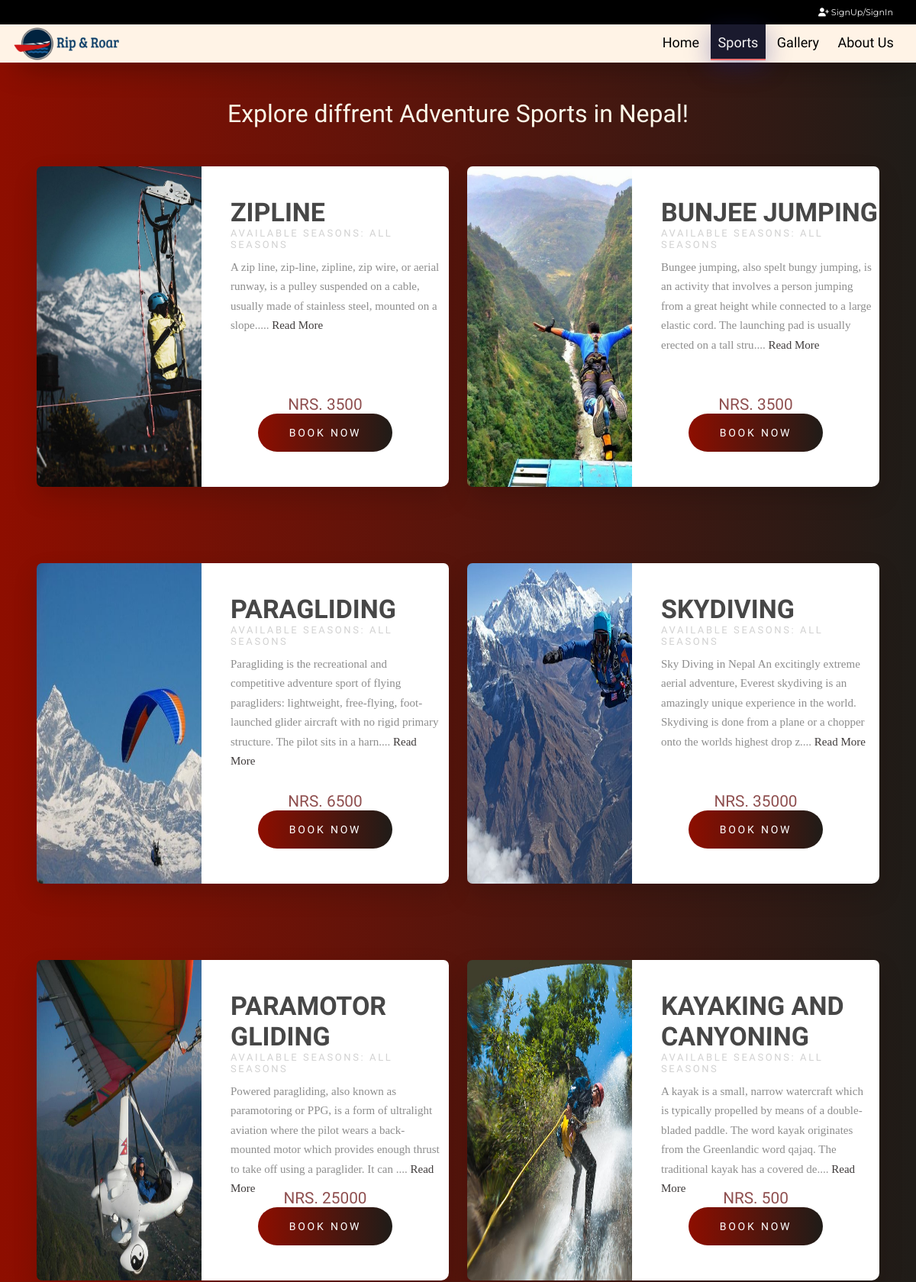
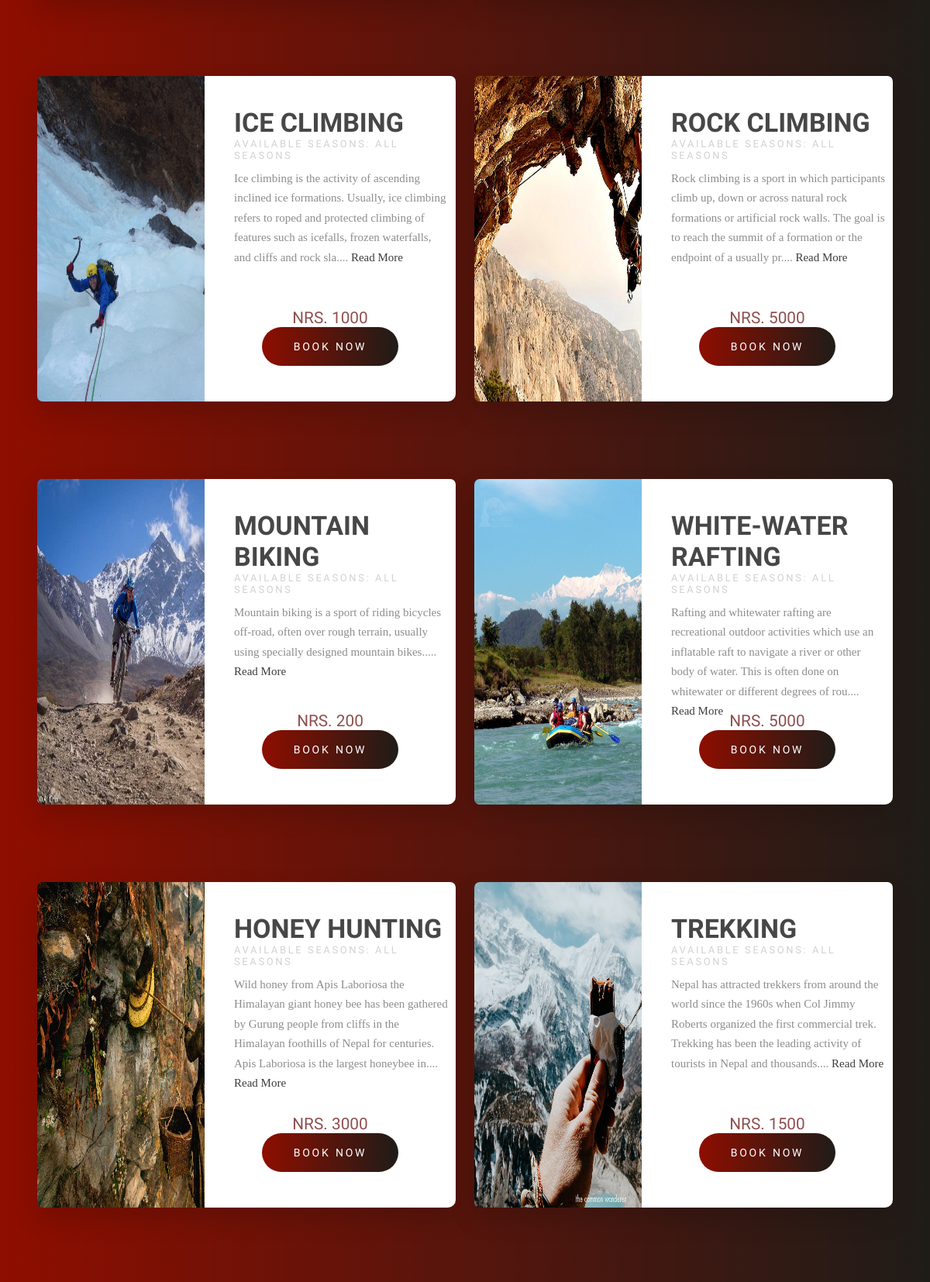
Screenshot of /explore.php (upper part) with the database file from the repository (2 pictures, top to bottom).
### tables this page shows
CREATE TABLE `sport` (
  `sport_id` int(11) NOT NULL,
  `name` varchar(255) NOT NULL,
  `available_season` varchar(255) NOT NULL,
  `slot_duration` int(11) NOT NULL,
  `opening_time` time NOT NULL,
  `closing_time` time NOT NULL,
  `total_slots` int(11) NOT NULL,
  `max_slot_capacity` int(11) NOT NULL,
  `price` double NOT NULL,
  `thumbnail1` varchar(500) NOT NULL,
  `thumbnail2` varchar(500) NOT NULL,
  `thumbnail3` varchar(500) NOT NULL,
  `description` varchar(1000) NOT NULL
);

### includes/db.php (called while the page is built, shortened)
<?php
class DbConnection{
    private $host = 'localhost';
    private $username = 'root';
    private $password = '';
    private $database = 'rrdb';
    protected $connection;
    public function __construct(){
        if (!isset($this->connection)) {
            $this->connection = new mysqli($this->host, $this->username, $this->password, $this->database);
        }
        return $this->connection;
    }
}
?>

### includes/crud.php (called while the page is built, shortened)
<?php
     include_once "db.php";
     class CrudOperation extends DbConnection{
         public function fetch_all_table_data($table_name) {
            $array = [];
            $sql = "SELECT * FROM $table_name";
            $query = $this->connection->query($sql);
            while($row = mysqli_fetch_assoc($query)){
                $array[] = $row;
            }
            return $array;
         }
     }
     $crud = new CrudOperation;
?>

### explore.php (the view, shortened to what this page needs)
<?php include_once 'header.php'; ?>
    <h1 class="exploreTitle">Explore diffrent Adventure Sports in Nepal!</h1>
    <div class="sportDisplay">
        <?php
            $sports = $crud->fetch_all_table_data('sport');
            foreach($sports as $sport) {
                ?>
                <div class="wrapper">
                    <div class="product-img">
                    <div class="img-wrapper"><img src="dbImages/sports/<?php echo $sport['thumbnail1'] ?>" height="420" width="327"></div>
                    </div>
                    <div class="product-info">
                        <div class="product-text">
                            <h1><?php echo strtoupper($sport['name']); ?></h1>
                            <h2>Available Seasons: <?php echo strtoupper($sport['available_season']); ?></h2>
                            <p><?php echo substr($sport['description'],0,200); ?>....
                                <a href="sport.php?sportId=<?php echo $sport['sport_id']; ?>"  >Read More</a>
                            </p>
                        </div>
                        <div class="product-price-btn">
                            <p><span>NRS. <?php echo strtoupper($sport['price']); ?></span></p>
                            <a href="sport.php?sportId=<?php echo $sport['sport_id']; ?>" onclick="">Book Now</a>
                        </div>
                    </div>
                </div>
                <?php
            }
            ?>
    </div>
<?php include_once 'footer.php'; ?>

### rows the page displays
sport: thumbnail1 (picture), name "ZIPLINE", available_season "ALL SEASONS", description "A zip line, zip-line, zipline, zip wire, or aerial runway, is a pulley suspended on a cable, usually made of stainless steel, mounted on a slope.", price "3500"
sport: thumbnail1 (picture), name "BUNJEE JUMPING", available_season "ALL SEASONS", description "Bungee jumping, also spelt bungy jumping, is an activity that involves a person jumping from a great height while connected to a large elastic cord. The launching pad is usually erected on a tall stru", price "3500"
sport: thumbnail1 (picture), name "PARAGLIDING", available_season "ALL SEASONS", description "Paragliding is the recreational and competitive adventure sport of flying paragliders: lightweight, free-flying, foot-launched glider aircraft with no rigid primary structure. The pilot sits in a harn", price "6500"
sport: thumbnail1 (picture), name "SKYDIVING", available_season "ALL SEASONS", description "Sky Diving in Nepal An excitingly extreme aerial adventure, Everest skydiving is an amazingly unique experience in the world. Skydiving is done from a plane or a chopper onto the worlds highest drop z", price "35000"
sport: thumbnail1 (picture), name "PARAMOTOR GLIDING", available_season "ALL SEASONS", description "Powered paragliding, also known as paramotoring or PPG, is a form of ultralight aviation where the pilot wears a back-mounted motor which provides enough thrust to take off using a paraglider. It can", price "25000"
sport: thumbnail1 (picture), name "KAYAKING AND CANYONING", available_season "ALL SEASONS", description "A kayak is a small, narrow watercraft which is typically propelled by means of a double-bladed paddle. The word kayak originates from the Greenlandic word qajaq. The traditional kayak has a covered de", price "500"
sport: thumbnail1 (picture), name "ICE CLIMBING", available_season "ALL SEASONS", description "Ice climbing is the activity of ascending inclined ice formations. Usually, ice climbing refers to roped and protected climbing of features such as icefalls, frozen waterfalls, and cliffs and rock sla", price "1000"
sport: thumbnail1 (picture), name "ROCK CLIMBING", available_season "ALL SEASONS", description "Rock climbing is a sport in which participants climb up, down or across natural rock formations or artificial rock walls. The goal is to reach the summit of a formation or the endpoint of a usually pr", price "5000"
sport: thumbnail1 (picture), name "MOUNTAIN BIKING", available_season "ALL SEASONS", description "Mountain biking is a sport of riding bicycles off-road, often over rough terrain, usually using specially designed mountain bikes.", price "200"
sport: thumbnail1 (picture), name "WHITE-WATER RAFTING", available_season "ALL SEASONS", description "Rafting and whitewater rafting are recreational outdoor activities which use an inflatable raft to navigate a river or other body of water. This is often done on whitewater or different degrees of rou", price "5000"
sport: thumbnail1 (picture), name "HONEY HUNTING", available_season "ALL SEASONS", description "Wild honey from Apis Laboriosa the Himalayan giant honey bee has been gathered by Gurung people from cliffs in the Himalayan foothills of Nepal for centuries. Apis Laboriosa is the largest honeybee in", price "3000"
sport: thumbnail1 (picture), name "TREKKING", available_season "ALL SEASONS", description "Nepal has attracted trekkers from around the world since the 1960s when Col Jimmy Roberts organized the first commercial trek. Trekking has been the leading activity of tourists in Nepal and thousands", price "1500"
